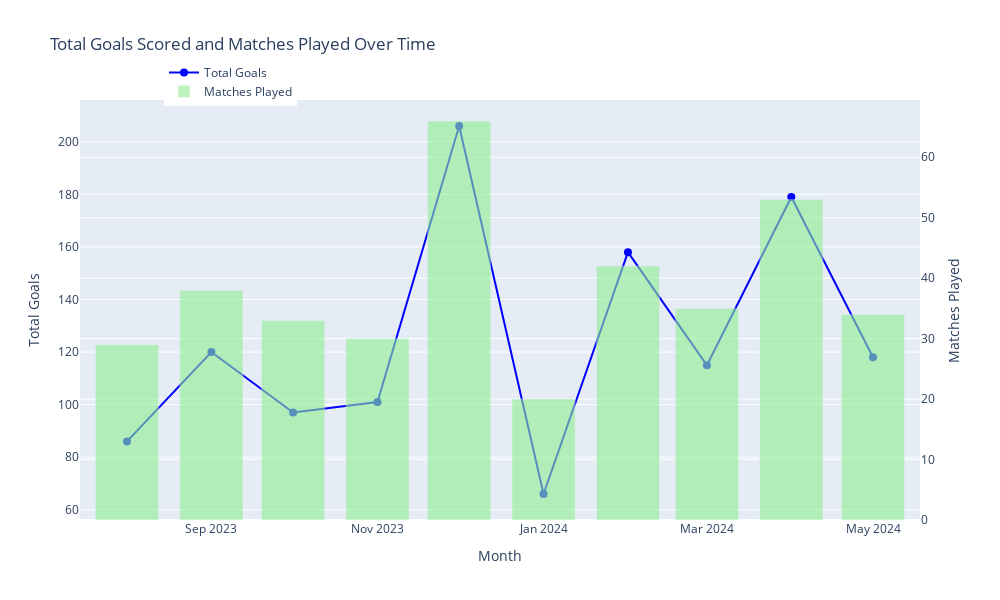

This figure's notebook cell:
### Markdown cell above
### Time-Series Analysis:

In the following analysis, I calculated the total goals scored per month to observe how scoring changes over time. This data allows us to see whether teams tend to score more or fewer goals in specific periods of the season.

**<p style="color:yellow;">I have made slight change to the chart after receiving a feedback from the classmates and the trainer. I decided to add the number of games played each month to the number of goals scored for better visualizations.</p>**

### Code cell
df_matches['Match Date'] = df_matches['Match Date'].dt.tz_localize(None)

# Add a column for total goals per match
df_matches['Total Goals'] = df_matches['Home Score'] + df_matches['Away Score']

# Aggregate total goals and matches per month
goals_and_matches_per_month = df_matches.groupby(df_matches['Match Date'].dt.to_period('M')).agg(
    total_goals=('Total Goals', 'sum'),
    matches_played=('Match Date', 'size')
).reset_index()

# Convert 'Match Date' to string for the plot
goals_and_matches_per_month['Match Date'] = goals_and_matches_per_month['Match Date'].astype(str)

# Create a line plot for total goals over time
fig = go.Figure()

# Line for total goals
fig.add_trace(go.Scatter(
    x=goals_and_matches_per_month['Match Date'], 
    y=goals_and_matches_per_month['total_goals'], 
    mode='lines+markers', 
    name='Total Goals',
    line=dict(color='blue'),
    marker=dict(size=8)
))

# Add a bar chart for the number of matches played each month
fig.add_trace(go.Bar(
    x=goals_and_matches_per_month['Match Date'], 
    y=goals_and_matches_per_month['matches_played'], 
    name='Matches Played', 
    yaxis='y2',
    opacity=0.6,
    marker=dict(color='lightgreen')
))


fig.update_layout(
    title='Total Goals Scored and Matches Played Over Time',
    xaxis=dict(title='Month'),
    yaxis=dict(title='Total Goals'),
    yaxis2=dict(
        title='Matches Played', 
        overlaying='y', 
        side='right',
        tickformat='d'
    ),
    width=1000,
    height=600,
    legend=dict(x=0.1, y=1.1)
)

# Show the interactive plot
fig.show()


goals_and_matches_per_month

### Figure 1 — Plotly figure (JSON) as saved in the notebook; plotly's stock layout.template omitted (floating-point values rounded to 4 significant figures)
{"data": [{"line": {"color": "blue"}, "marker": {"size": 8}, "mode": "lines+markers", "name": "Total Goals", "type": "scatter", "x": ["2023-08", "2023-09", "2023-10", "2023-11", "2023-12", "2024-01", "2024-02", "2024-03", "2024-04", "2024-05"], "y": [86, 120, 97, 101, 206, 66, 158, 115, 179, 118]}, {"marker": {"color": "lightgreen"}, "name": "Matches Played", "opacity": 0.6, "type": "bar", "x": ["2023-08", "2023-09", "2023-10", "2023-11", "2023-12", "2024-01", "2024-02", "2024-03", "2024-04", "2024-05"], "y": [29, 38, 33, 30, 66, 20, 42, 35, 53, 34], "yaxis": "y2"}], "layout": {"height": 600, "legend": {"x": 0.1, "y": 1.1}, "title": {"text": "Total Goals Scored and Matches Played Over Time"}, "width": 1000, "xaxis": {"title": {"text": "Month"}}, "yaxis": {"title": {"text": "Total Goals"}}, "yaxis2": {"overlaying": "y", "side": "right", "tickformat": "d", "title": {"text": "Matches Played"}}}}
